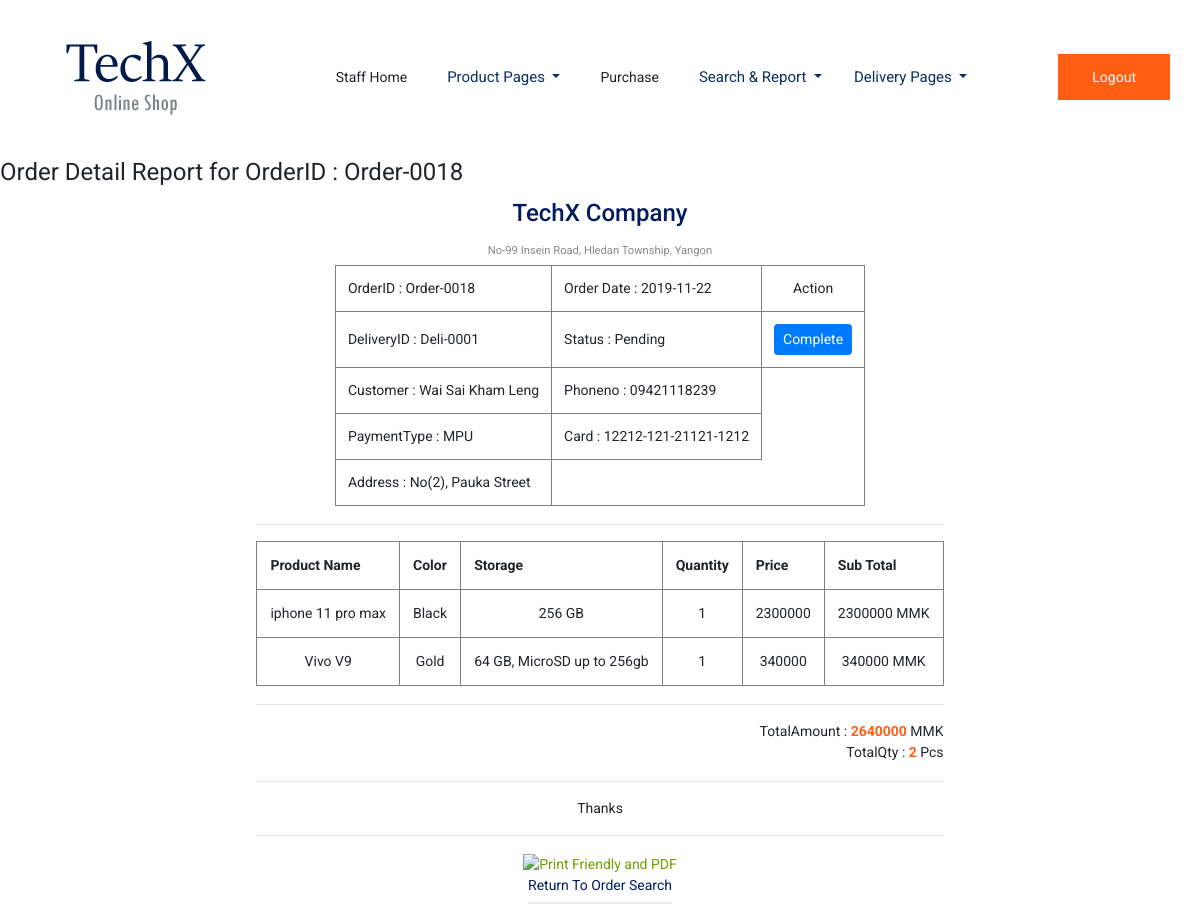
The app's page /OrderDetail.php?OrderID=Order-0018 with its own data.
### tables this page shows
CREATE TABLE IF NOT EXISTS `orders` (
  `OrderID` varchar(15) NOT NULL,
  `Order_Date` date NOT NULL,
  `Total_Quantity` int(11) NOT NULL,
  `Total_Amount` int(11) NOT NULL,
  `Delivery_Address` varchar(30) NOT NULL,
  `Contact_Phoneno` varchar(30) NOT NULL,
  `Status` varchar(30) NOT NULL,
  `PaymentType` varchar(30) NOT NULL,
  `CardNo` varchar(30) NOT NULL,
  `CustomerID` varchar(15) NOT NULL,
  `DeliveryID` varchar(15) NOT NULL,
  PRIMARY KEY (`OrderID`)
);

CREATE TABLE IF NOT EXISTS `customer` (
  `CustomerID` varchar(30) NOT NULL DEFAULT '',
  `Surname` varchar(30) NOT NULL,
  `Forename` varchar(30) NOT NULL,
  `Gender` varchar(10) NOT NULL,
  `DateofBirth` varchar(15) NOT NULL,
  `Address` varchar(30) NOT NULL,
  `Phoneno` varchar(30) NOT NULL,
  `AccountName` varchar(30) NOT NULL,
  `Password` varchar(30) NOT NULL,
  PRIMARY KEY (`CustomerID`)
);

CREATE TABLE IF NOT EXISTS `product` (
  `ProductID` varchar(15) NOT NULL,
  `CategoryID` varchar(15) NOT NULL,
  `BrandID` varchar(15) NOT NULL,
  `ModelID` varchar(15) NOT NULL,
  `ColorID` varchar(15) NOT NULL,
  `Quantity` int(11) NOT NULL,
  `Price` int(11) NOT NULL,
  PRIMARY KEY (`ProductID`)
);

CREATE TABLE IF NOT EXISTS `model` (
  `ModelID` varchar(15) NOT NULL,
  `ModelName` varchar(30) NOT NULL,
  `FrontImage` varchar(30) NOT NULL,
  `BackImage` varchar(30) NOT NULL,
  `SpecificationID` varchar(15) NOT NULL,
  PRIMARY KEY (`ModelID`)
);

CREATE TABLE IF NOT EXISTS `color` (
  `ColorID` varchar(15) NOT NULL,
  `ColorName` varchar(30) NOT NULL,
  PRIMARY KEY (`ColorID`)
);

CREATE TABLE IF NOT EXISTS `specification` (
  `SpecificationID` varchar(15) NOT NULL,
  `SpecificationCode` varchar(30) NOT NULL,
  `Sim` varchar(30) NOT NULL,
  `Network` varchar(30) NOT NULL,
  `CPU` varchar(30) NOT NULL,
  `DisplaySize` varchar(30) NOT NULL,
  `Resolution` varchar(30) NOT NULL,
  `Front_Camera` varchar(30) NOT NULL,
  `Rear_Camera` varchar(30) NOT NULL,
  `Ram` varchar(30) NOT NULL,
  `Rom` varchar(30) NOT NULL,
  `OS` varchar(30) NOT NULL,
  `Version` varchar(30) NOT NULL,
  `Battery` varchar(30) NOT NULL,
  `Weight` varchar(30) NOT NULL,
  PRIMARY KEY (`SpecificationID`)
);

CREATE TABLE IF NOT EXISTS `orderdetail` (
  `OrderID` varchar(15) NOT NULL,
  `ProductID` varchar(15) NOT NULL,
  `OrderQuantity` int(11) NOT NULL,
  `OrderPrice` int(11) NOT NULL
);

### OrderDetail.php (the view, shortened to what this page needs)
<?php
include('headerstaff.php');
$con=mysqli_connect($host,$user,$pass,$database);
$OrderID=$_GET['OrderID'];
$query1="SELECT * FROM orders o, customer c
		WHERE o.OrderID='$OrderID'
		AND o.CustomerID=c.CustomerID";
$ret1=mysqli_query($con,$query1);
$array1=mysqli_fetch_array($ret1);
$query2="SELECT *
			FROM product p, orders o, orderdetail od, model m, color c, specification s
			where p.ProductID=od.ProductID
			and s.SpecificationID=m.SpecificationID
			and p.ColorID=c.ColorID
			and m.ModelID=p.ModelID
			and o.OrderID=od.OrderID
			and o.OrderID='$OrderID'";
$ret2=mysqli_query($con,$query2);
?>
<html>
<head>
</head>
<body>
<form>
<fieldset>
<legend>Order Detail Report for OrderID : <?php echo $OrderID ?></legend>
<table align="center">
<tr>
	<td align="center">
		<h3> TechX Company</h3>
		<p><small>No-99 Insein Road, Hledan Township, Yangon</small></p>
	</td>
</tr>
<tr>
	<td>
		<table cellpadding="12" border="1" align="center">
		<tr>
			<td>OrderID : <?php echo $OrderID ?></td>
			<td>Order Date : <?php echo $array1['Order_Date'] ?></td>
			<td align="center">Action</td>
		</tr>
		<tr>
			<td>DeliveryID : <?php echo $array1['DeliveryID']?></td>
			<td>Status : <?php  echo $array1['Status']?> </td>
				<?php
				$OID=$_REQUEST['OrderID'];
				if($array1['Status']=="Pending")
				{
					echo '<td><a href="OrderDetail.php?OrderID='.$OID.'&action=complete" class="btn btn-primary btn-sm">Complete</a></td>';
				}
				else if($array1['Status']=="Complete")
				{
					echo '<td><a href="OrderDetail.php?OrderID='.$OID.'&action=pending" class="btn btn-primary btn-sm">Pending</a></td>';
				}
			 ?>
		</tr>
		<tr>
			<td>Customer : <?php echo $array1['Surname']." ". $array1['Forename']?></td>
			<td>Phoneno : <?php echo $array1['Contact_Phoneno'] ?></td>
		</tr>
		<tr>
			<td>PaymentType : <?php echo $array1['PaymentType']?></td>
			<td>Card : <?php echo $array1['CardNo'] ?></td>
		</tr>
		<tr>
			<td>Address : <?php echo $array1['Delivery_Address']?></td>
		</tr>
		</table>
	</td>
</tr>
<tr>
	<td>
	<hr/>
	<table cellpadding="13" border="1">
	<tr>
 			<th>Product Name</th>
 			<th>Color</th>
 			<th>Storage</th>
 			<th>Quantity</th>
 			<th>Price</th>
 			<th>Sub Total</th>
 		</tr>
	<?php
	$count=mysqli_num_rows($ret2);
	for ($i=0;$i<$count;$i++)
	{
		$array2=mysqli_fetch_array($ret2);
		echo "<tr align='center'>";
		echo "<td>" . $array2['ModelName'] . "</td>";
		echo "<td>" . $array2['ColorName'] . "</td>";
		echo "<td>" . $array2['Rom'] . "</td>";
		echo "<td>" . $array2['OrderQuantity'] . "</td>";
		echo "<td>" . $array2['OrderPrice'] . "</td>";
		echo "<td>" . $array2['OrderQuantity'] * $array2['OrderPrice']  . " MMK</td>";
		echo "</tr>";
	}
	?>
	</table>
	</td>
</tr>
<tr>
	<td align="right">
	<hr/>
	TotalAmount : <b><?php echo $array1['Total_Amount'] ?></b> MMK
<br>
	TotalQty : <b><?php echo $array1['Total_Quantity'] ?></b> Pcs
	</td>
</tr>
<tr>
	<td align="center">
	<hr/>
	Thanks
	<hr/>
	</td>
</tr>
</table>
<div class="text-center">
<a href="http://www.printfriendly.com" style="color:#6D9F00;text-decoration:none;" class="printfriendly" onClick="window.print();return false;" title="Printer Friendly and PDF"><img style="border:none;-webkit-box-shadow:none;box-shadow:none;" src="http://cdn.printfriendly.com/button-print-grnw20.png" alt="Print Friendly and PDF"/></a>
<br><a align="center" href="OrderSearch.php" class="btn_3">Return To Order Search</a>
</div>
</fieldset>
</form>
</body>
</html>

### records on screen
orders: Order_Date "2019-11-22", DeliveryID "Deli-0001", Status "Pending", CustomerID.Surname "Wai Sai", CustomerID.Forename "Kham Leng", Contact_Phoneno "09421118239", PaymentType "MPU", CardNo "12212-121-21121-1212", Delivery_Address "No(2), Pauka Street", Total_Amount "2640000", Total_Quantity "2"
product: ModelID.ModelName "iphone 11 pro max", ColorID.ColorName "Black", specification.Rom "256 GB", orderdetail.OrderQuantity "1", orderdetail.OrderPrice "2300000"
product: ModelID.ModelName "Vivo V9", ColorID.ColorName "Gold", specification.Rom "64 GB, MicroSD up to 256gb", orderdetail.OrderQuantity "1", orderdetail.OrderPrice "340000"

### other values on screen
$OrderID "Order-0018"
